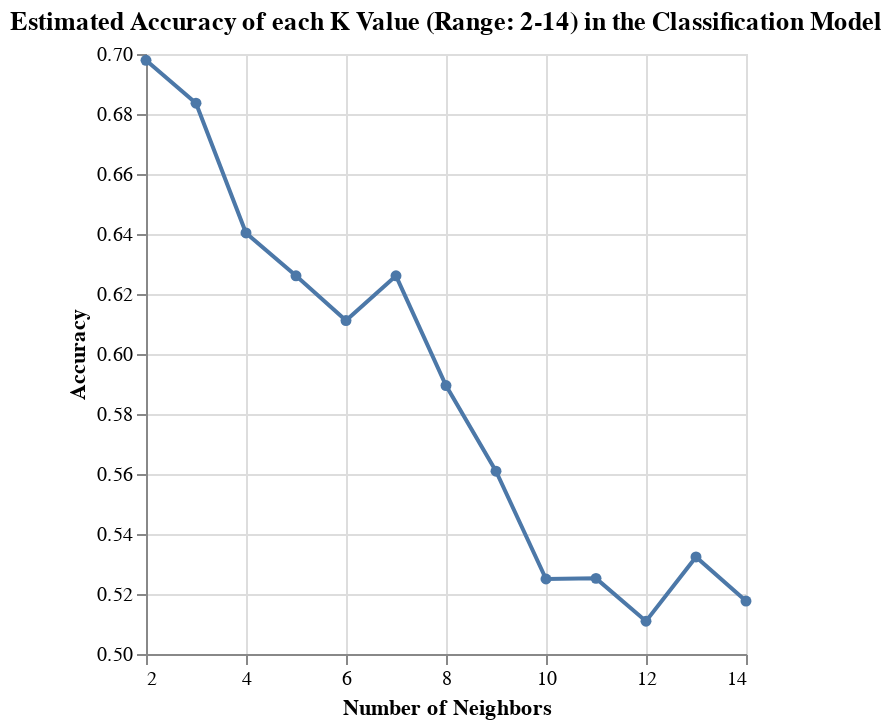

Notebook cell for this chart:
### Markdown cell above
This block of code performs 5-fold cross validation for the classification model using K=3. The validation scores of the test_score column depict the mean (estimated accuracy) and the standard error (measure of uncertainty around the mean value) for the model. As a result, the KNN model with K=3 is expected to correctly classify approximately 73% of the test data, and the standard error of 3.71% indicates that the accuracy can be expected to fall approximately between 70% and 76%. The validation scores collected from this 5-fold cross validation help give a performance control for a classification model with K=3, and  can be used for comparison once the optimal K value is found. This is because these scores help assess the model's ability to generalize across different splits of the data and how consistent its performance is.

### Code cell
# Constructing a parameter grid.
param_grid = {
    "kneighborsclassifier__n_neighbors": range(2, 15, 1),
}

# Create a tuning pipeline and K-NN tuning grid.
players_tune_pipe = make_pipeline(players_sessions_preprocessor, KNeighborsClassifier())

knn_tune_grid = GridSearchCV(
     players_tune_pipe, param_grid, cv=4,
)

# Fit the K-NN tuning grid to the training data, then create an accuracy grid by wrapping the cv_results_.
knn_model_grid = knn_tune_grid.fit(X_train,y_train)

accuracies_grid= pd.DataFrame(knn_model_grid.cv_results_)
accuracies_grid

# Plot the accuracy grid.
accuracy_versus_k_grid = alt.Chart(accuracies_grid, title='Estimated Accuracy of each K Value (Range: 2-14) in the Classification Model ').mark_line(point=True).encode(
     x=alt.X("param_kneighborsclassifier__n_neighbors")
         .title("Number of Neighbors")
         .scale(zero=False),
     y=alt.Y("mean_test_score")
         .title("Accuracy")
         .scale(zero=False)
 )

accuracy_versus_k_grid

### Figure 1 — Vega-Lite specification as saved in the notebook (floating-point values rounded to 4 significant figures)
{"config": {"view": {"continuousWidth": 300, "continuousHeight": 300}}, "data": {"name": "data-51c8e33c471afa9bde606552e1133eed"}, "mark": {"type": "line", "point": true}, "encoding": {"x": {"field": "param_kneighborsclassifier__n_neighbors", "scale": {"zero": false}, "title": "Number of Neighbors", "type": "quantitative"}, "y": {"field": "mean_test_score", "scale": {"zero": false}, "title": "Accuracy", "type": "quantitative"}}, "title": "Estimated Accuracy of each K Value (Range: 2-14) in the Classification Model ", "$schema": "https://vega.github.io/schema/vega-lite/v5.20.1.json", "datasets": {"data-51c8e33c471afa9bde606552e1133eed": [{"mean_fit_time": 0.004973, "std_fit_time": 0.0007097, "mean_score_time": 0.006446, "std_score_time": 0.0008039, "param_kneighborsclassifier__n_neighbors": 2, "params": {"kneighborsclassifier__n_neighbors": 2}, "split0_test_score": 0.8571, "split1_test_score": 0.6571, "split2_test_score": 0.5714, "split3_test_score": 0.7059, "mean_test_score": 0.6979, "std_test_score": 0.1038, "rank_test_score": 1}, {"mean_fit_time": 0.004324, "std_fit_time": 9.5e-05, "mean_score_time": 0.004919, "std_score_time": 0.0001639, "param_kneighborsclassifier__n_neighbors": 3, "params": {"kneighborsclassifier__n_neighbors": 3}, "split0_test_score": 0.8286, "split1_test_score": 0.6, "split2_test_score": 0.6, "split3_test_score": 0.7059, "mean_test_score": 0.6836, "std_test_score": 0.0942, "rank_test_score": 2}, {"mean_fit_time": 0.005556, "std_fit_time": 0.002248, "mean_score_time": 0.004847, "std_score_time": 0.0001737, "param_kneighborsclassifier__n_neighbors": 4, "params": {"kneighborsclassifier__n_neighbors": 4}, "split0_test_score": 0.7429, "split1_test_score": 0.5143, "split2_test_score": 0.6571, "split3_test_score": 0.6471, "mean_test_score": 0.6403, "std_test_score": 0.08174, "rank_test_score": 3}, {"mean_fit_time": 0.004176, "std_fit_time": 3.483e-05, "mean_score_time": 0.004837, "std_score_time": 9.912e-05, "param_kneighborsclassifier__n_neighbors": 5, "params": {"kneighborsclassifier__n_neighbors": 5}, "split0_test_score": 0.7429, "split1_test_score": 0.5429, "split2_test_score": 0.5714, "split3_test_score": 0.6471, "mean_test_score": 0.6261, "std_test_score": 0.07744, "rank_test_score": 4}, {"mean_fit_time": 0.004282, "std_fit_time": 0.0001861, "mean_score_time": 0.004764, "std_score_time": 7.011e-05, "param_kneighborsclassifier__n_neighbors": 6, "params": {"kneighborsclassifier__n_neighbors": 6}, "split0_test_score": 0.7429, "split1_test_score": 0.5714, "split2_test_score": 0.5714, "split3_test_score": 0.5588, "mean_test_score": 0.6111, "std_test_score": 0.07622, "rank_test_score": 6}, {"mean_fit_time": 0.005858, "std_fit_time": 0.00207, "mean_score_time": 0.004975, "std_score_time": 0.0001857, "param_kneighborsclassifier__n_neighbors": 7, "params": {"kneighborsclassifier__n_neighbors": 7}, "split0_test_score": 0.7714, "split1_test_score": 0.5429, "split2_test_score": 0.5429, "split3_test_score": 0.6471, "mean_test_score": 0.6261, "std_test_score": 0.0941, "rank_test_score": 4}, {"mean_fit_time": 0.004243, "std_fit_time": 0.0001135, "mean_score_time": 0.004804, "std_score_time": 3.091e-05, "param_kneighborsclassifier__n_neighbors": 8, "params": {"kneighborsclassifier__n_neighbors": 8}, "split0_test_score": 0.7429, "split1_test_score": 0.5143, "split2_test_score": 0.5714, "split3_test_score": 0.5294, "mean_test_score": 0.5895, "std_test_score": 0.09098, "rank_test_score": 7}, {"mean_fit_time": 0.004154, "std_fit_time": 2.409e-05, "mean_score_time": 0.004868, "std_score_time": 6.687e-05, "param_kneighborsclassifier__n_neighbors": 9, "params": {"kneighborsclassifier__n_neighbors": 9}, "split0_test_score": 0.7143, "split1_test_score": 0.5143, "split2_test_score": 0.4857, "split3_test_score": 0.5294, "mean_test_score": 0.5609, "std_test_score": 0.08992, "rank_test_score": 8}, {"mean_fit_time": 0.004312, "std_fit_time": 0.000164, "mean_score_time": 0.004773, "std_score_time": 8.289e-06, "param_kneighborsclassifier__n_neighbors": 10, "params": {"kneighborsclassifier__n_neighbors": 10}, "split0_test_score": 0.6571, "split1_test_score": 0.4857, "split2_test_score": 0.4571, "split3_test_score": 0.5, "mean_test_score": 0.525, "std_test_score": 0.07784, "rank_test_score": 11}, {"mean_fit_time": 0.004126, "std_fit_time": 1.333e-05, "mean_score_time": 0.004795, "std_score_time": 2.01e-05, "param_kneighborsclassifier__n_neighbors": 11, "params": {"kneighborsclassifier__n_neighbors": 11}, "split0_test_score": 0.6, "split1_test_score": 0.4857, "split2_test_score": 0.4857, "split3_test_score": 0.5294, "mean_test_score": 0.5252, "std_test_score": 0.04672, "rank_test_score": 10}, {"mean_fit_time": 0.004173, "std_fit_time": 7.675e-05, "mean_score_time": 0.004779, "std_score_time": 7.491e-06, "param_kneighborsclassifier__n_neighbors": 12, "params": {"kneighborsclassifier__n_neighbors": 12}, "split0_test_score": 0.6, "split1_test_score": 0.4286, "split2_test_score": 0.4857, "split3_test_score": 0.5294, "mean_test_score": 0.5109, "std_test_score": 0.06264, "rank_test_score": 13}, {"mean_fit_time": 0.005249, "std_fit_time": 0.001745, "mean_score_time": 0.00497, "std_score_time": 0.0002362, "param_kneighborsclassifier__n_neighbors": 13, "params": {"kneighborsclassifier__n_neighbors": 13}, "split0_test_score": 0.6857, "split1_test_score": 0.4286, "split2_test_score": 0.4857, "split3_test_score": 0.5294, "mean_test_score": 0.5324, "std_test_score": 0.09549, "rank_test_score": 9}, {"mean_fit_time": 0.004464, "std_fit_time": 0.0003, "mean_score_time": 0.00528, "std_score_time": 0.0003684, "param_kneighborsclassifier__n_neighbors": 14, "params": {"kneighborsclassifier__n_neighbors": 14}, "split0_test_score": 0.6571, "split1_test_score": 0.4286, "split2_test_score": 0.5143, "split3_test_score": 0.4706, "mean_test_score": 0.5176, "std_test_score": 0.08605, "rank_test_score": 12}]}}
